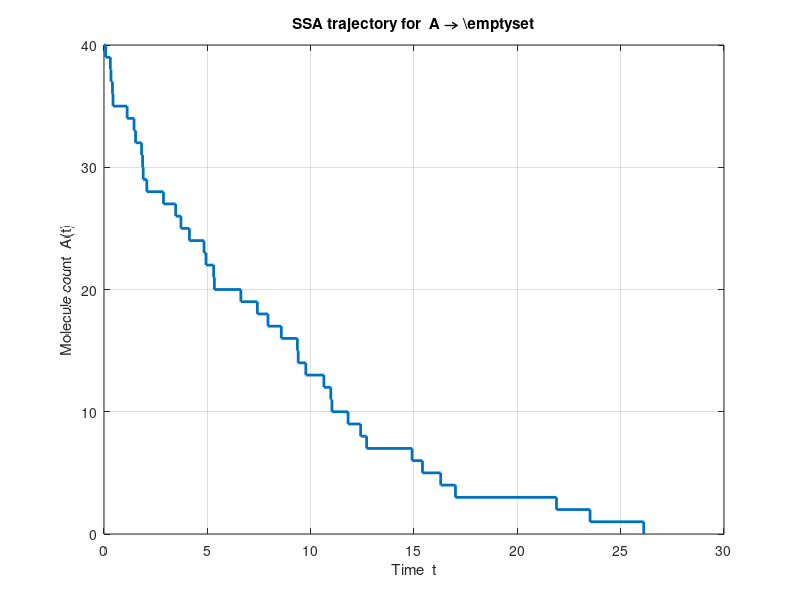

Write the MATLAB code that produced this figure.
% ---------- SSA for  A --k--> ∅  (Gillespie direct method) ----------
clear; clc;

% --- user parameters --------------------------------------------------
n0    = 40;      % initial molecule count  A(0)
k     = 0.15;    % rate constant
Tmax  = 100;     % stop if t > Tmax    (set [] to run until extinction)
rng('shuffle')           % seed for reproducibility
% ---------------------------------------------------------------------

% storage (pre-allocate a bit for speed, grow if needed)
cap     = 2*n0 + 100;          % rough upper bound on number of jumps
t       = zeros(cap,1);        % jump times  T0,T1,...
Acount  = zeros(cap,1);        % molecule counts A(Tn)
t(1)      = 0;
Acount(1) = n0;

% main loop ------------------------------------------------------------
idx = 1;                       % current event index
while Acount(idx) > 0
    % current state
    A  = Acount(idx);
    dt = -log(rand)/(k*A);     % exponential waiting time  τ
    
    newTime = t(idx) + dt;
    
    % stop if Tmax set and exceeded
    if ~isempty(Tmax) && newTime > Tmax
        break
    end
    
    % record next jump
    idx = idx + 1;
    if idx > cap                     % enlarge arrays if necessary
        cap      = cap*2;
        t        = [t;       zeros(cap-idx+1,1)];
        Acount   = [Acount;  zeros(cap-idx+1,1)];
    end
    
    t(idx)      = newTime;
    Acount(idx) = A - 1;       % reaction consumes 1 molecule
end

% trim unused tail
t       = t(1:idx);
Acount  = Acount(1:idx);

% plotting -------------------------------------------------------------
figure('Color','w');
stairs(t, Acount, 'LineWidth', 2);
xlabel('Time  t');
ylabel('Molecule count  A(t)');
title('SSA trajectory for  A \rightarrow \emptyset');
grid on;

pause;  % waits for user to press Enter in terminal

